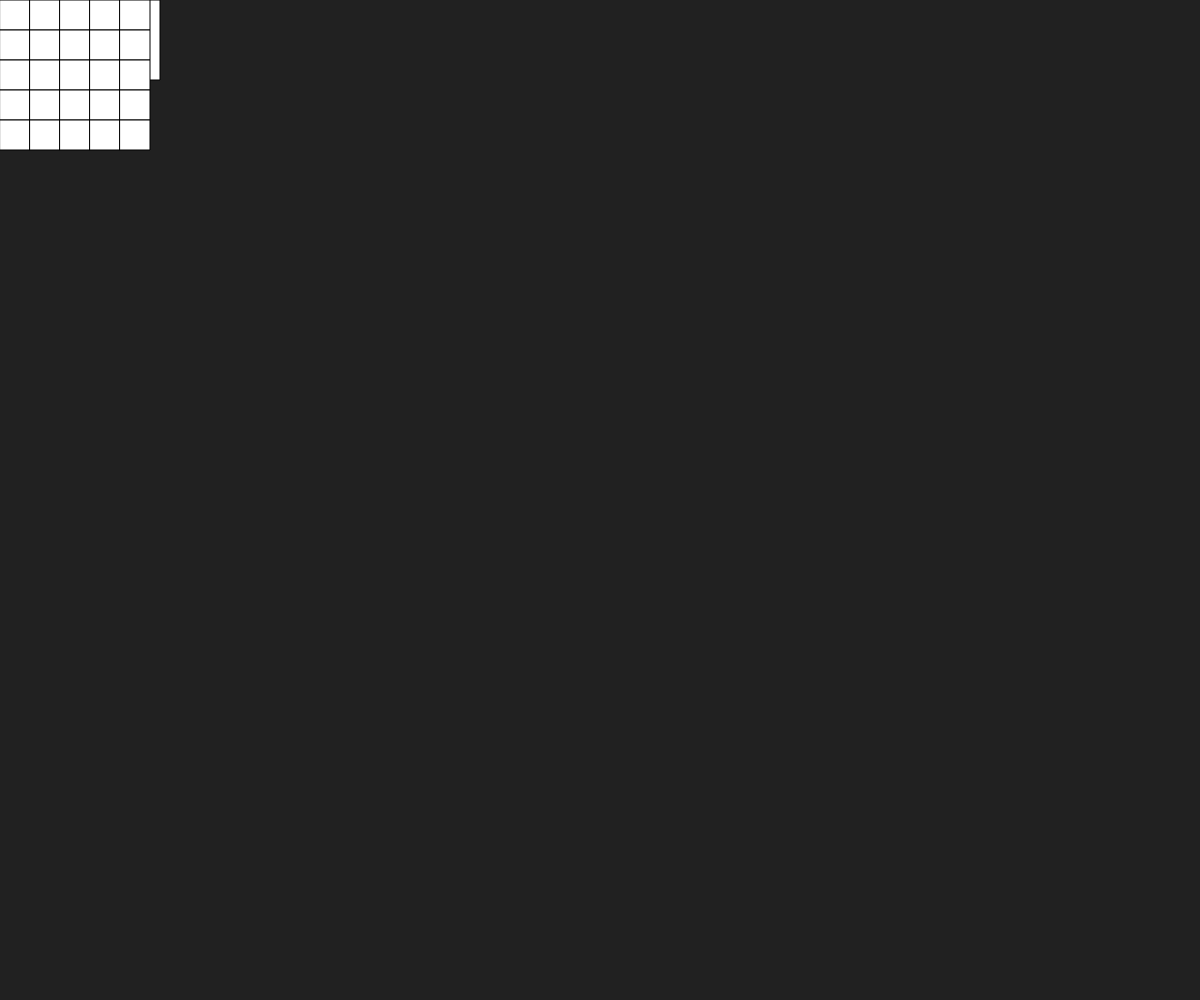
Frame 1 (no input)
Frame 2 (the mouse pressed at the canvas centre, redrawn once): identical to frame 1, image omitted

The p5.js sketch that drew this single still picture (run headless with seeded random() and noise() and a simulated clock; the mouse was pressed at the canvas centre and the sketch redrawn once):

// p5.js sketch
// ── sketch.js
"use strict";
//==========
// p5.js
// Original code link:
// ***

function setup(){
	createCanvas(windowWidth, windowHeight);
	noLoop();
	background(33);
}

function draw(){
	background(33);

	fill(255);

	//==========
	// for文の書き方
	// for(初期化; 繰り返し条件; 後処理){処理}
	// 初期化      -> 最初に1度だ実行される
	// 繰り返し条件 -> 処理をするかどうかを判定
	// 後処理      -> 処理後、1回に実行される

	// どういう風に動くのか。。。!?
	// 1,初期化 -> 2,繰り返し条件 -> 3,処理 -> 4,後処理 -> 2に戻る!!
	//                  L x, 条件に合わなければ終了!!

	// 横に...
	// aが0, 1, 2, 3, 4の時に実行される(計5回処理)
	// 初期化      -> let a=0;
	// 繰り返し条件 -> a<5;
	// 後処理      -> a++
	for(let a=0; a<5; a++){
		rect(20*a, 0, 20*a);
	}
	
	// 縦に...
	// bが0, 1, 2の時に実行される(計3回処理)
	// 初期化      -> let b=0;
	// 繰り返し条件 -> b<3;
	// 後処理      -> b++
	for(let b=0; b<3; b++){
		rect(0, 20*b, 20);
	}

	// 斜めに...
	// iが0, 1, 2, 3の時に実行される(計4回処理)
	// 初期化      -> let i=0;
	// 繰り返し条件 -> i<4;
	// 後処理      -> i++
	for(let i=0; i<4; i++){
		rect(20*i, 20*i, 20);
	}

	//==========
	// 格子状に...(これができたらムスカになれるっっ!!)
	// aが0, 1, 2, 3, 4の時に実行される(計5回処理)
	for(let a=0; a<5; a++){
		// bが0, 1, 2, 3, 4の時に実行される(計5回処理)
		for(let b=0; b<5; b++){
			rect(a*30, b*30, 30);// (5 x 5)回処理される事に!!
		}
	}
}
